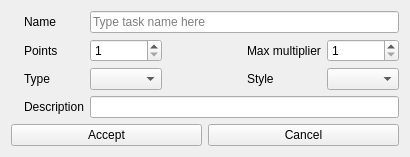
<?xml version="1.0" encoding="UTF-8"?>
<ui version="4.0">
 <class>TaskEdit</class>
 <widget class="QWidget" name="TaskEdit">
  <property name="geometry">
   <rect>
    <x>0</x>
    <y>0</y>
    <width>410</width>
    <height>157</height>
   </rect>
  </property>
  <property name="windowTitle">
   <string>Form</string>
  </property>
  <layout class="QGridLayout" name="gridLayout">
   <item row="0" column="0" colspan="2">
    <layout class="QGridLayout" name="taskLayout">
     <item row="0" column="0">
      <widget class="QLabel" name="namePixmap">
       <property name="maximumSize">
        <size>
         <width>16</width>
         <height>16</height>
        </size>
       </property>
       <property name="text">
        <string/>
       </property>
       <property name="pixmap">
        <pixmap resource="resources.qrc">:/icons/name</pixmap>
       </property>
      </widget>
     </item>
     <item row="0" column="1">
      <widget class="QLabel" name="nameLabel">
       <property name="text">
        <string>Name</string>
       </property>
      </widget>
     </item>
     <item row="1" column="1">
      <widget class="QLabel" name="pointsLabel">
       <property name="text">
        <string>Points</string>
       </property>
      </widget>
     </item>
     <item row="1" column="2">
      <widget class="QSpinBox" name="pointsInteger">
       <property name="toolTip">
        <string>Points for completion</string>
       </property>
       <property name="minimum">
        <number>1</number>
       </property>
       <property name="maximum">
        <number>999</number>
       </property>
      </widget>
     </item>
     <item row="1" column="4">
      <widget class="QLabel" name="multiPixmap">
       <property name="maximumSize">
        <size>
         <width>16</width>
         <height>16</height>
        </size>
       </property>
       <property name="text">
        <string/>
       </property>
       <property name="pixmap">
        <pixmap resource="resources.qrc">:/icons/multi</pixmap>
       </property>
      </widget>
     </item>
     <item row="1" column="5">
      <widget class="QLabel" name="multiLabel">
       <property name="text">
        <string>Max multiplier</string>
       </property>
      </widget>
     </item>
     <item row="1" column="6">
      <widget class="QSpinBox" name="multiInteger">
       <property name="toolTip">
        <string>Maximum point multiplier</string>
       </property>
       <property name="minimum">
        <number>1</number>
       </property>
       <property name="maximum">
        <number>999</number>
       </property>
       <property name="value">
        <number>1</number>
       </property>
      </widget>
     </item>
     <item row="2" column="1">
      <widget class="QLabel" name="typeLabel">
       <property name="text">
        <string>Type</string>
       </property>
      </widget>
     </item>
     <item row="2" column="2">
      <widget class="ComboBox" name="typeCombo">
       <property name="toolTip">
        <string>Task type (either checkbox or a multiplier task)</string>
       </property>
       <property name="maxCount">
        <number>10</number>
       </property>
      </widget>
     </item>
     <item row="2" column="4">
      <widget class="QLabel" name="stylePixmap">
       <property name="maximumSize">
        <size>
         <width>16</width>
         <height>16</height>
        </size>
       </property>
       <property name="text">
        <string/>
       </property>
       <property name="pixmap">
        <pixmap resource="resources.qrc">:/icons/style</pixmap>
       </property>
      </widget>
     </item>
     <item row="2" column="5">
      <widget class="QLabel" name="styleLabel">
       <property name="text">
        <string>Style</string>
       </property>
      </widget>
     </item>
     <item row="2" column="6">
      <widget class="ComboBox" name="styleCombo">
       <property name="toolTip">
        <string>Style to hilight special tasks</string>
       </property>
      </widget>
     </item>
     <item row="3" column="0">
      <widget class="QLabel" name="descPixmap">
       <property name="maximumSize">
        <size>
         <width>16</width>
         <height>16</height>
        </size>
       </property>
       <property name="text">
        <string/>
       </property>
       <property name="pixmap">
        <pixmap resource="resources.qrc">:/icons/info</pixmap>
       </property>
      </widget>
     </item>
     <item row="3" column="1">
      <widget class="QLabel" name="descLabel">
       <property name="text">
        <string>Description</string>
       </property>
      </widget>
     </item>
     <item row="0" column="2" colspan="5">
      <widget class="QLineEdit" name="nameEdit">
       <property name="placeholderText">
        <string>Type task name here</string>
       </property>
      </widget>
     </item>
     <item row="3" column="2" colspan="5">
      <widget class="QLineEdit" name="descEdit"/>
     </item>
     <item row="1" column="3" rowspan="2">
      <spacer name="optionsSpacer">
       <property name="orientation">
        <enum>Qt::Horizontal</enum>
       </property>
       <property name="sizeHint" stdset="0">
        <size>
         <width>40</width>
         <height>20</height>
        </size>
       </property>
      </spacer>
     </item>
     <item row="2" column="0">
      <widget class="QLabel" name="typePixmap">
       <property name="maximumSize">
        <size>
         <width>16</width>
         <height>16</height>
        </size>
       </property>
       <property name="text">
        <string/>
       </property>
       <property name="pixmap">
        <pixmap resource="resources.qrc">:/icons/type</pixmap>
       </property>
      </widget>
     </item>
     <item row="1" column="0">
      <widget class="QLabel" name="pointsPixmap">
       <property name="maximumSize">
        <size>
         <width>16</width>
         <height>16</height>
        </size>
       </property>
       <property name="text">
        <string/>
       </property>
       <property name="pixmap">
        <pixmap resource="resources.qrc">:/icons/star</pixmap>
       </property>
      </widget>
     </item>
    </layout>
   </item>
   <item row="1" column="0">
    <widget class="QPushButton" name="addButton">
     <property name="text">
      <string>Accept</string>
     </property>
     <property name="icon">
      <iconset resource="resources.qrc">
       <normaloff>:/icons/accept</normaloff>:/icons/accept</iconset>
     </property>
    </widget>
   </item>
   <item row="1" column="1">
    <widget class="QPushButton" name="cancelButton">
     <property name="text">
      <string>Cancel</string>
     </property>
     <property name="icon">
      <iconset resource="resources.qrc">
       <normaloff>:/icons/remove</normaloff>:/icons/remove</iconset>
     </property>
    </widget>
   </item>
  </layout>
 </widget>
 <customwidgets>
  <customwidget>
   <class>ComboBox</class>
   <extends>QComboBox</extends>
   <header>combobox.h</header>
  </customwidget>
 </customwidgets>
 <resources>
  <include location="resources.qrc"/>
 </resources>
 <connections/>
</ui>
